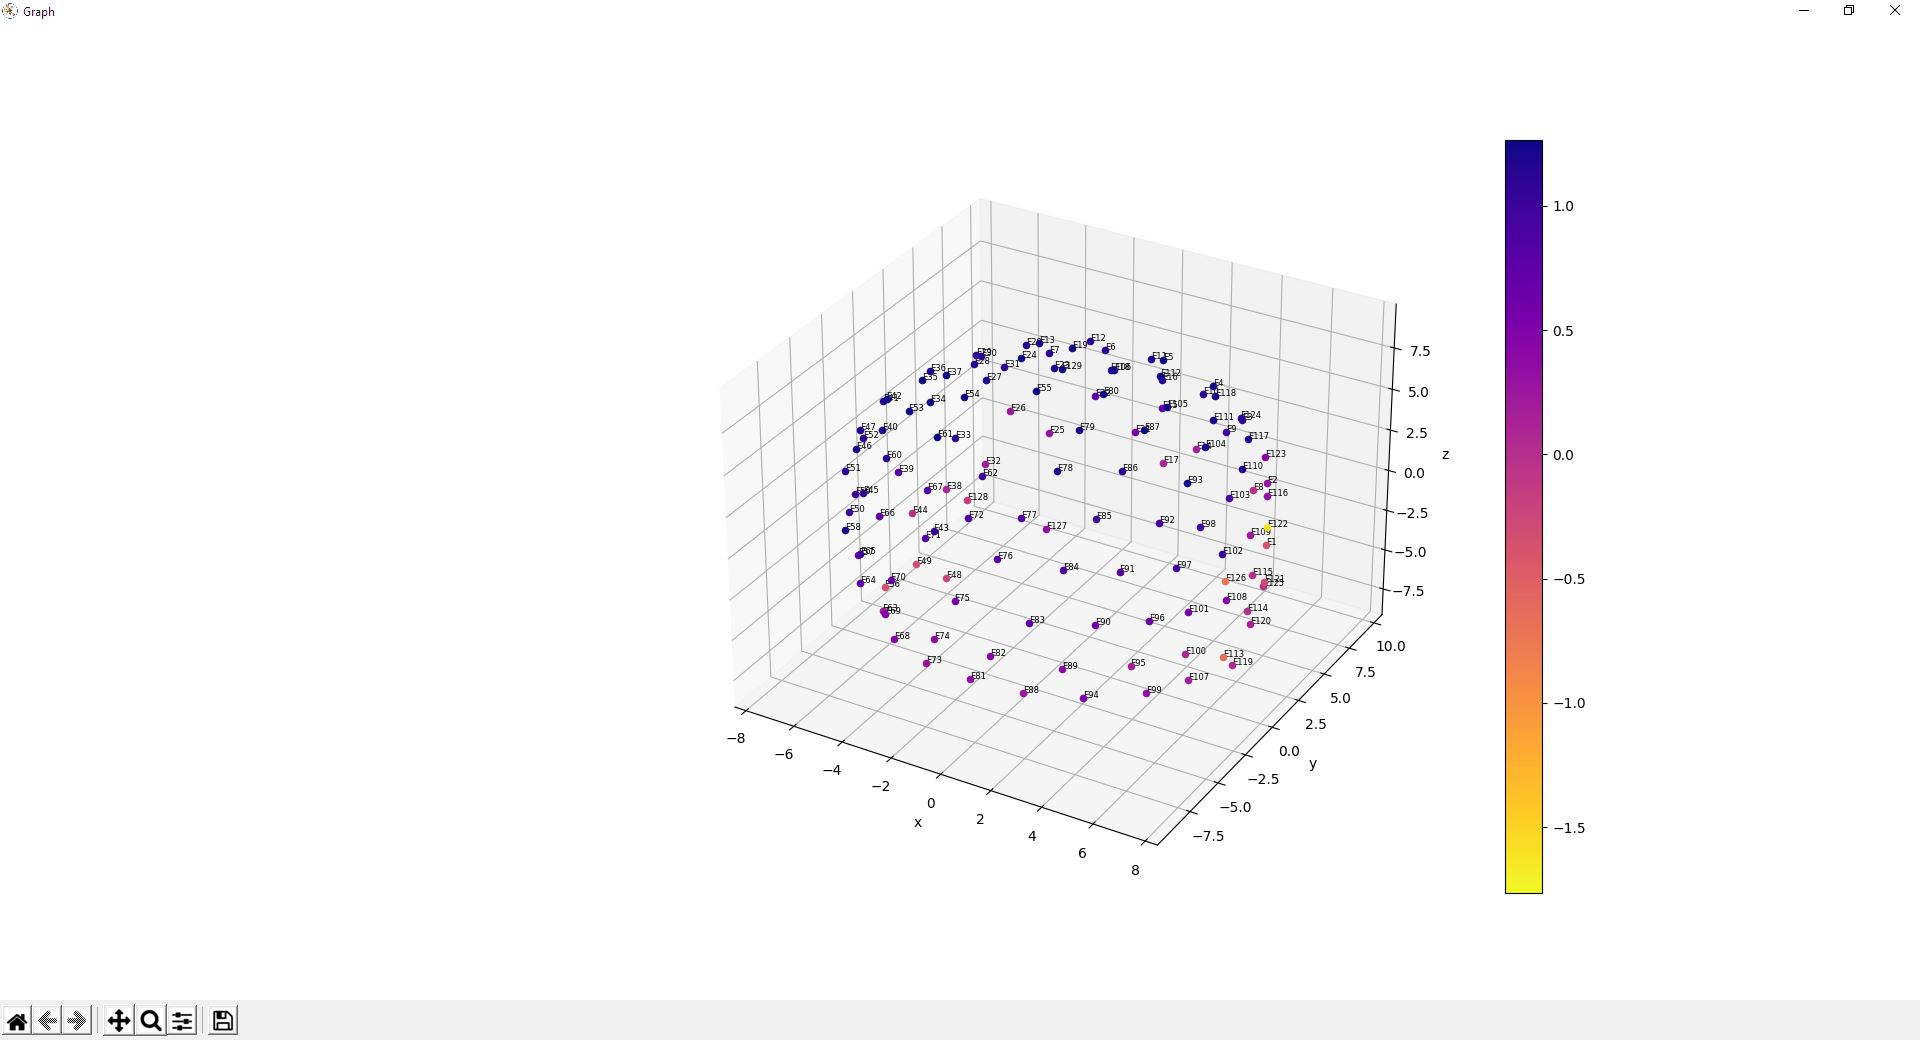

Recreate this plot in Python.
import matplotlib.pyplot as plt
import matplotlib.patches as mpatches
import numpy as np
import pandas as pd
from mpl_toolkits.mplot3d import Axes3D
from matplotlib import cm
from matplotlib import colors

dataset = pd.read_csv('129Channels_with_coresponding_voltage_potentials.csv') #read csv into dataframe

data = dataset.to_numpy() #convert dataframe to array

figure = plt.figure("Graph")

graph = figure.add_subplot(projection = "3d")

#get voltage data to map to color
voltages_array = []
for datum in data:
    voltages_array.append(datum[4])

min_v =  min(voltages_array)
max_v =  max(voltages_array)

norm = colors.Normalize(vmin=min_v, vmax=max_v, clip=True)
mapper = cm.ScalarMappable(norm=norm, cmap=cm.get_cmap("plasma_r"))

#get scatterplot
for i in range(len(data)):
    name = data[i][0]
    x = data[i][1]
    y = data[i][2]
    z = data[i][3]
    voltage = voltages_array[i]
    graph.scatter(x, y, z, color=cm.get_cmap("plasma_r")(mapper.to_rgba(voltage)[0]), marker='o')
    graph.text(x, y, z, '%s' %(name), size=6, zorder=1, color='k')

cb = figure.colorbar(mapper)
graph.set_xlabel('x')
graph.set_ylabel('y')
graph.set_zlabel('z')
plt.show()
    
